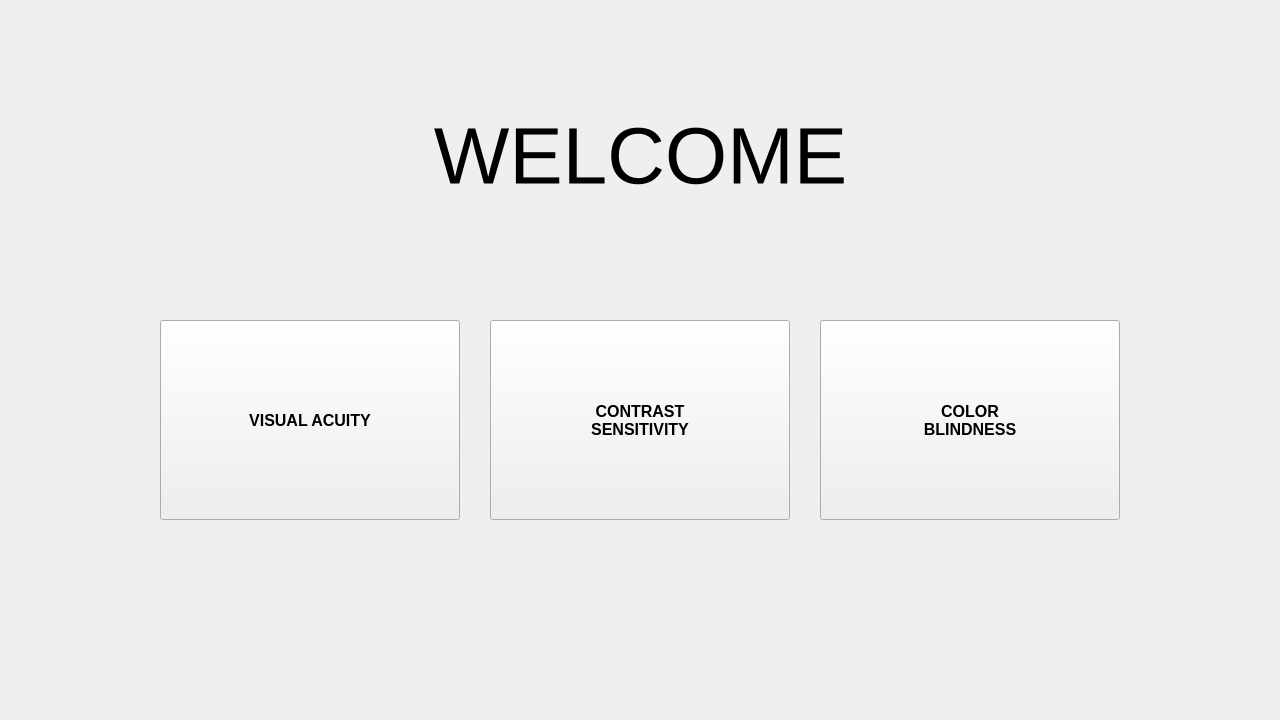
<?xml version="1.0" encoding="UTF-8"?>
<ui version="4.0">
 <class>MainWindow</class>
 <widget class="QMainWindow" name="MainWindow">
  <property name="geometry">
   <rect>
    <x>0</x>
    <y>0</y>
    <width>1280</width>
    <height>720</height>
   </rect>
  </property>
  <property name="windowTitle">
   <string>MainWindow</string>
  </property>
  <property name="statusTip">
   <string/>
  </property>
  <widget class="QWidget" name="centralwidget">
   <widget class="QLabel" name="label">
    <property name="geometry">
     <rect>
      <x>0</x>
      <y>80</y>
      <width>1281</width>
      <height>151</height>
     </rect>
    </property>
    <property name="font">
     <font>
      <pointsize>60</pointsize>
     </font>
    </property>
    <property name="text">
     <string>WELCOME</string>
    </property>
    <property name="alignment">
     <set>Qt::AlignCenter</set>
    </property>
   </widget>
   <widget class="QPushButton" name="pushButton">
    <property name="geometry">
     <rect>
      <x>160</x>
      <y>320</y>
      <width>300</width>
      <height>200</height>
     </rect>
    </property>
    <property name="font">
     <font>
      <pointsize>12</pointsize>
      <weight>75</weight>
      <bold>true</bold>
     </font>
    </property>
    <property name="text">
     <string>VISUAL ACUITY</string>
    </property>
   </widget>
   <widget class="QPushButton" name="pushButton_2">
    <property name="geometry">
     <rect>
      <x>490</x>
      <y>320</y>
      <width>300</width>
      <height>200</height>
     </rect>
    </property>
    <property name="font">
     <font>
      <pointsize>12</pointsize>
      <weight>75</weight>
      <bold>true</bold>
     </font>
    </property>
    <property name="text">
     <string>CONTRAST
SENSITIVITY</string>
    </property>
   </widget>
   <widget class="QPushButton" name="pushButton_3">
    <property name="geometry">
     <rect>
      <x>820</x>
      <y>320</y>
      <width>300</width>
      <height>200</height>
     </rect>
    </property>
    <property name="font">
     <font>
      <pointsize>12</pointsize>
      <weight>75</weight>
      <bold>true</bold>
     </font>
    </property>
    <property name="text">
     <string>COLOR
BLINDNESS</string>
    </property>
   </widget>
  </widget>
 </widget>
 <resources/>
 <connections/>
</ui>
